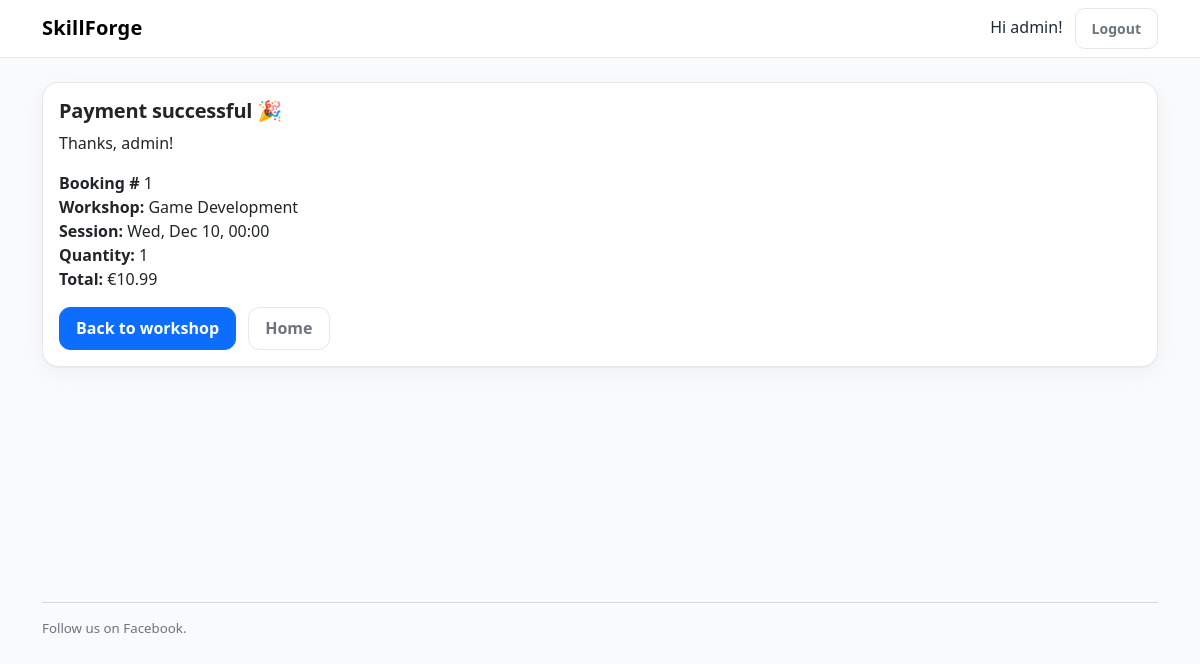
The page /checkout/success/1/ (signed in) on the database its author committed.
### bookings/models.py (models this page shows, shortened)
class Booking(models.Model):
    user=models.ForeignKey(settings.AUTH_USER_MODEL,on_delete=models.CASCADE,related_name="bookings")
    session=models.ForeignKey(Session,on_delete=models.PROTECT,related_name="bookings")
    quantity=models.PositiveIntegerField(validators=[MinValueValidator(1)])
    unit_price=models.DecimalField(max_digits=8, decimal_places=2)
    total=models.DecimalField(max_digits=9, decimal_places=2)
    stripe_pi=models.CharField(max_length=120, blank=True)
    paid=models.BooleanField(default=False)
    created=models.DateTimeField(auto_now_add=True)

### workshops/models.py (models this page shows, shortened)
class Session(models.Model):
    workshop=models.ForeignKey(Workshop,on_delete=models.CASCADE, related_name="sessions")
    starts_at=models.DateTimeField();
    ends_at=models.DateTimeField()
    capacity=models.PositiveIntegerField(default=12)
    seats_sold=models.PositiveIntegerField(default=0)
    location=models.CharField(max_length=180)

class Workshop(models.Model):
    category=models.ForeignKey(WorkshopCategory,on_delete=models.PROTECT,related_name="workshops")
    title=models.CharField(max_length=150)
    slug=models.SlugField(max_length=170, unique=True, blank=True)
    instructor=models.ForeignKey(Instructor,on_delete=models.PROTECT,related_name="workshops")
    short_description=models.CharField(max_length=200)
    description=models.TextField()
    base_price=models.DecimalField(max_digits=8, decimal_places=2, validators=[MinValueValidator(0)])
    image=models.ImageField(upload_to="workshops/", blank=True)
    is_active=models.BooleanField(default=True)
    created=models.DateTimeField(auto_now_add=True)
    class Meta: ordering=["-created"]

### checkout/views.py (the view, shortened to what this page needs)
# urls.py: path("success/<int:booking_id>/", views.success, name="success"),
@login_required
def success(request, booking_id):
    stripe.api_key = settings.STRIPE_SECRET_KEY or ""
    booking = get_object_or_404(Booking, pk=booking_id, user=request.user)
    pi = stripe.PaymentIntent.retrieve(booking.stripe_pi)
    return render(request, "checkout/success.html", {"booking": booking})

### templates/checkout/success.html
{% extends "base.html" %}
{% block content %}
  <div class="card">
    <div class="card-body">
      <h3 class="card-title">Payment successful 🎉</h3>
      <p class="card-text">
        Thanks, {{ request.user.first_name|default:request.user.username }}!
      </p>
      <ul class="list-unstyled">
        <li><strong>Booking #</strong> {{ booking.id }}</li>
        <li><strong>Workshop:</strong> {{ booking.session.workshop.title }}</li>
        <li><strong>Session:</strong> {{ booking.session.starts_at|date:"D, M j, H:i" }}</li>
        <li><strong>Quantity:</strong> {{ booking.quantity }}</li>
        <li><strong>Total:</strong> €{{ booking.total }}</li>
      </ul>
      <a href="{% url 'workshops:detail' booking.session.workshop.slug %}" class="btn btn-primary">Back to workshop</a>
      <a href="{% url 'workshops:home' %}" class="btn btn-outline-secondary ms-2">Home</a>
    </div>
  </div>
{% endblock %}

### templates/base.html (shortened to what this page needs)
{% load static %}
<!doctype html>
<html lang="en">
<head>
    <link rel="stylesheet" href="https://cdn.jsdelivr.net/npm/bootstrap@5.3.3/dist/css/bootstrap.min.css">
    <link rel="stylesheet" href="{% static 'css/site.css' %}">
</head>
<body>
    <nav class="navbar navbar-expand-lg bg-light mb-4">
        <div class="container">
            <a class="navbar-brand" href="{% url 'workshops:home' %}">SkillForge</a>
            <div class="ms-auto">
                {% if user.is_authenticated %}
                <span class="me-2">Hi {{ user.username }}!</span>
                <a href="{% url 'account_logout' %}" class="btn btn-outline-secondary btn-sm">Logout</a>
                {% else %}
                <a href="{% url 'account_login' %}" class="btn btn-outline-primary btn-sm">Login</a>
                <a href="{% url 'account_signup' %}" class="btn btn-primary btn-sm">Sign Up</a>
                {% endif %}
            </div>
        </div>
    </nav>
    <main class="container">{% block content %}{% endblock %}</main>
    <footer class="container py-4">
        <hr>
        <p class="small">
            Follow us on <a href="https://facebook.com/your-page" rel="me nofollow" target="_blank">Facebook</a>.
        </p>
    </footer>
</body>
</html>

### marketing/static/css/site.css (style rules this page uses)
:root { --brand: #0d6efd; --brand-600: #0b5ed7; --bg: #f8fafc; --card: #ffffff; --text: #1f2937; --muted: #6b7280; --border: #e5e7eb; --warning: #d97706; --danger: #dc2626; --success: #16a34a; --shadow: 0 1px 2px rgba(0, 0, 0, .04), 0 6px 20px rgba(0, 0, 0, .04); }
* { box-sizing: border-box }
html, body { height: 100%; }
a { color: var(--brand); text-decoration: none }
h1, h2, h3 { font-weight: 700; letter-spacing: -.01em }
h3 { font-size: 1.25rem }
body { font-family: ui-sans-serif, system-ui, -apple-system, "Segoe UI", Roboto, "Helvetica Neue", Arial; ; color: var(--text); background: var(--bg); line-height: 1.5; }
.navbar { background: #fff !important; border-bottom: 1px solid var(--border); }
.navbar .navbar-brand { font-weight: 800; letter-spacing: .2px; }
.navbar .btn { border-radius: .6rem; }
.container main, main.container { min-height: 60vh; }
main.container { min-height: 60vh }
.card { background: var(--card); border: 1px solid var(--border); border-radius: 1rem; box-shadow: var(--shadow); }
.card-title { font-weight: 700 }
.btn { border-radius: .7rem; padding: .55rem 1rem; font-weight: 600; }
.btn-primary { background: var(--brand); border-color: var(--brand); }
.btn-outline-secondary { border-color: var(--border) }
footer.container { color: var(--muted); font-size: .95rem; }
footer a { color: inherit }

### rows shown on the page
Booking: id "1", session.workshop "Game Development", session.starts_at "Wed, Dec 10, 00:00", quantity "1", total "10.99"

### other values the page prints
{{ user.username }} "admin"
{{ request.user.first_name|default:request.user.username }} "admin"
